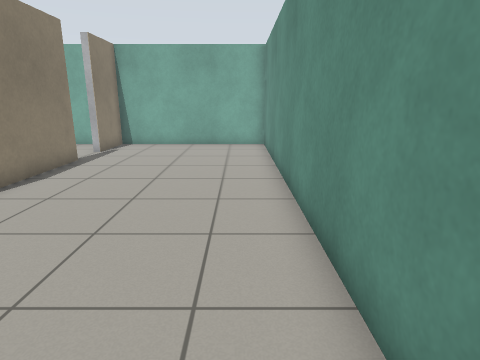
[1] (above)

15 first-person views from a walk through a robot-simulator world made for Gazebo. The camera is 1.1 m above the floor, tilts 14° down and sees 75° across. The floor is counted in squares, 0.5 m on a side. Each view is taken from the middle of a square. On the plan, view 1 faces up. The plan holds only what a view shows up to about 18 squares ahead; the rest is blank.

[2]
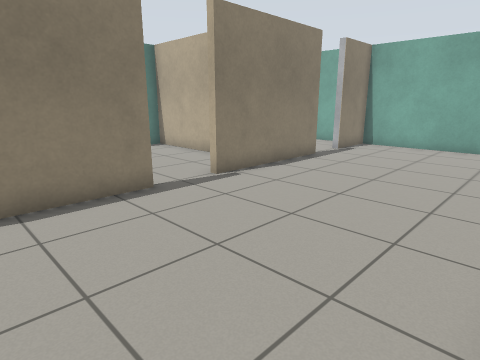

[3]
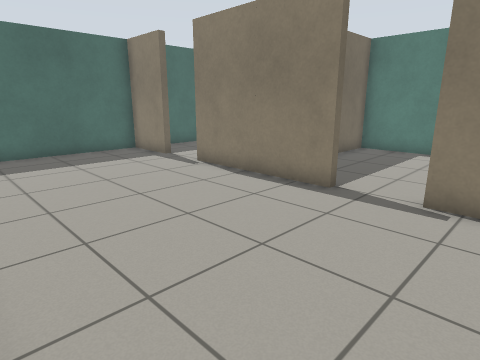

[4]
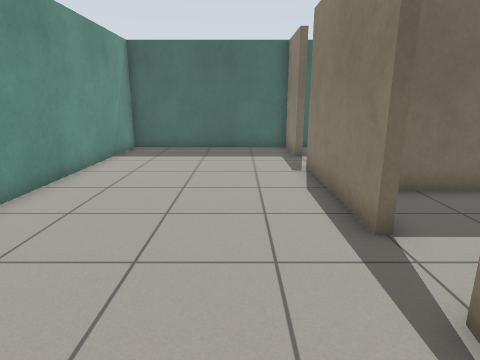

[5]
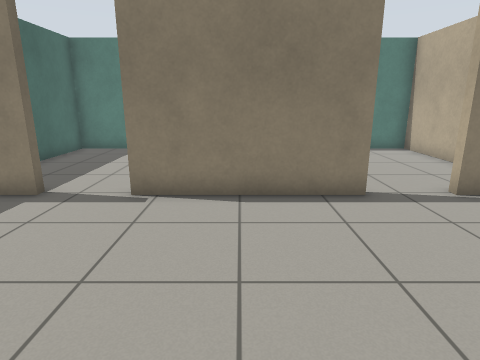

[6]
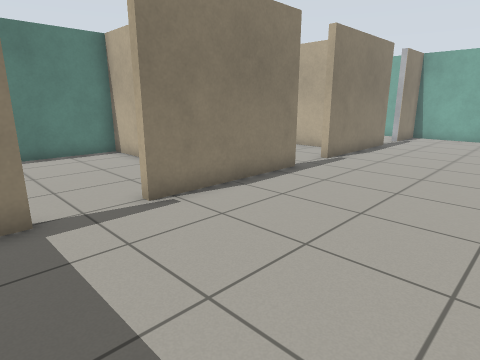

[7]
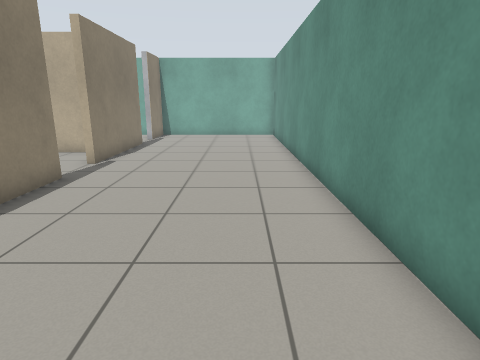

[8]
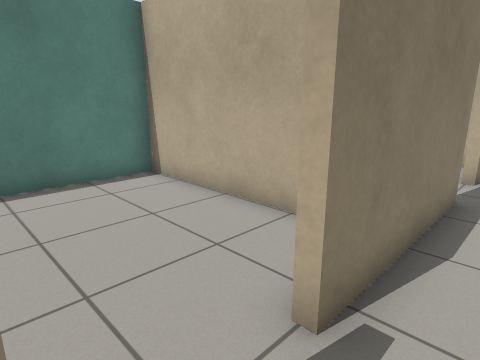

[9]
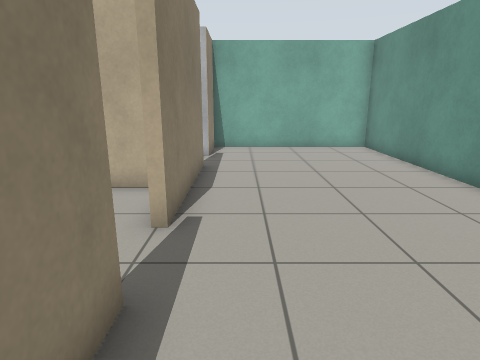

[10]
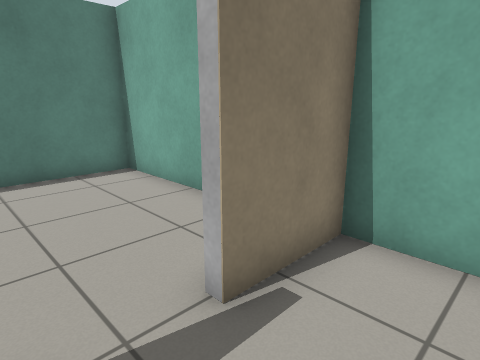

[11]
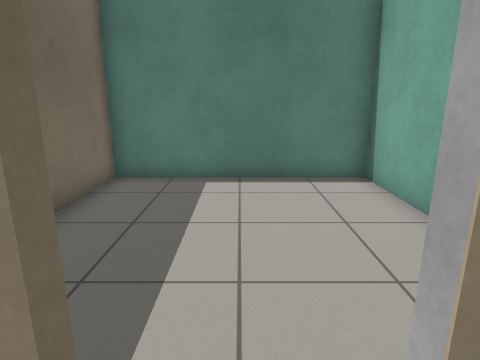

[12]
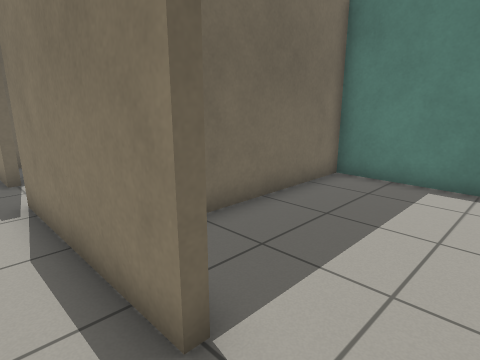

[13]
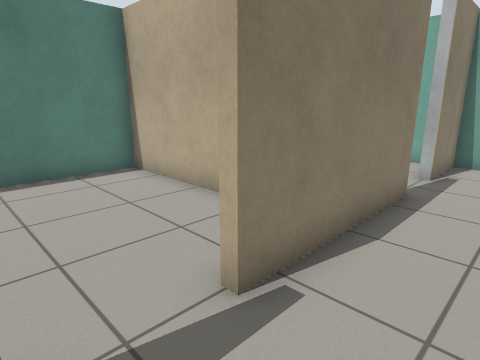

[14]
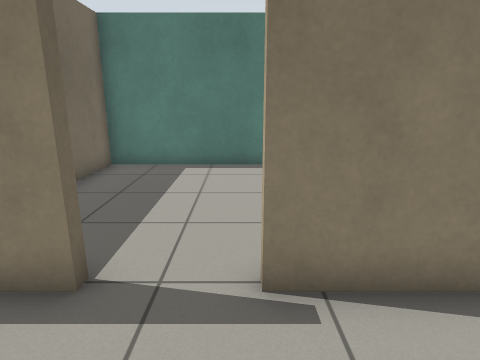

[15]
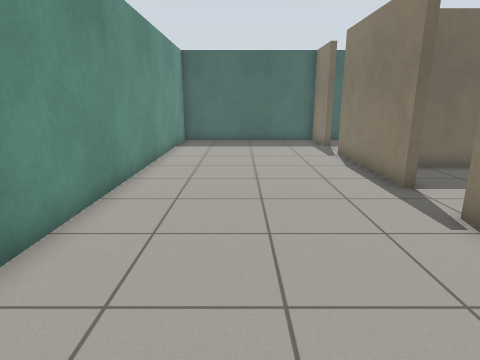

### Floor plan
Ten units are one square. View 1 is at (0, 0); x grows to the right and y downward. Boxes are objects, and circles mark ways between rooms. Rooms are numbered by the first view taken in them; rooms with no view inside come last. Other rooms are left out.
<svg viewBox="-146 -173 164 244">
<path fill="none" stroke="#000" d="M-63 -41 -63 18M-63 -120 -63 -62M-63 39 -63 66 13 66 13 -168 -63 -168 -63 -140M-70 -90 -141 -90 -141 -14 -70 -14M-84 -11 -141 -11 -141 66 -71 66M-73 -168 -141 -168 -141 -93 -88 -93"/>
<circle cx="-60" cy="-55" r="3" fill="#2a7"/>
<circle cx="-60" cy="25" r="3" fill="#2a7"/>
<circle cx="-60" cy="-130" r="3" fill="#2a7"/>
<text x="-20" y="-50">1</text>
<text x="-100" y="-50">2</text>
<text x="-100" y="30">3</text>
<text x="-100" y="-130">4</text>
</svg>
Room 1 opens to room 2. Room 1 opens to room 3. Room 1 opens to room 4.

Where each view was taken, in squares from view 1:
view 1: 0 up, 0 right, facing up
view 2: 0 up, 1 right, facing up-left
view 3: 8 up, 1 right, facing down-left
view 4: 9 up, 4 left, facing down
view 5: 1 up, 1 right, facing left
view 6: 5 down, 0 right, facing up-left
view 7: 5 down, 1 left, facing up
view 8: 4 down, 5 left, facing up-left
view 9: 1 up, 5 left, facing up
view 10: 12 up, 4 left, facing up-left
view 11: 13 up, 5 left, facing left
view 12: 14 up, 5 left, facing down-left
view 13: 4 up, 4 left, facing up-left
view 14: 6 up, 3 left, facing left
view 15: 12 up, 2 left, facing down
